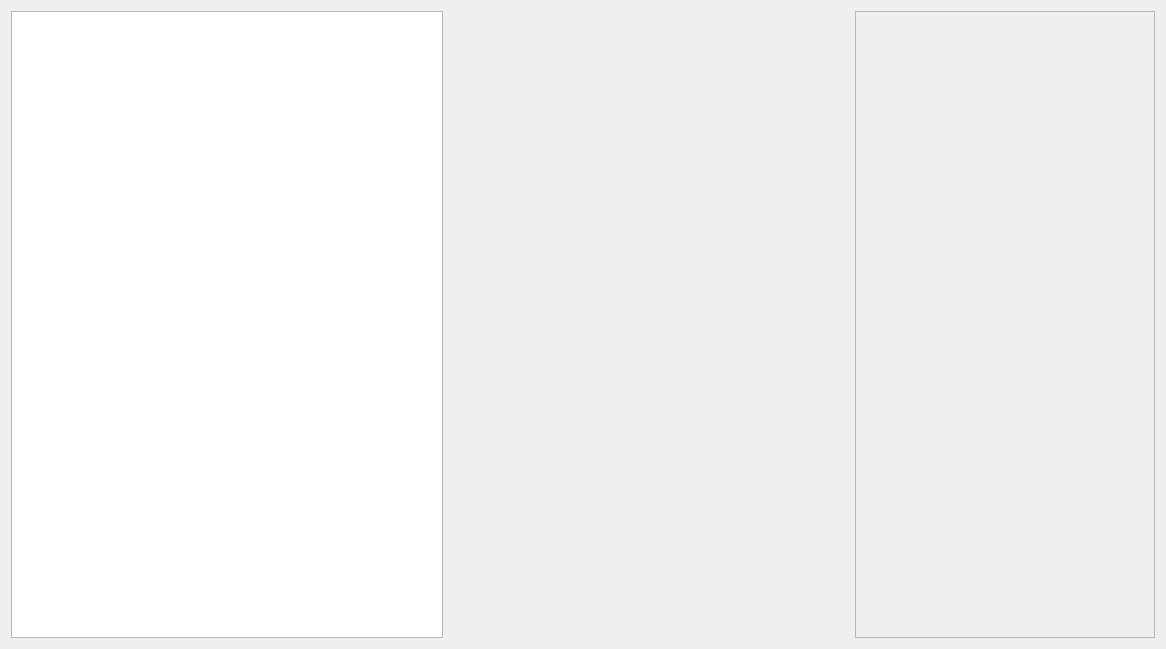
<?xml version="1.0" encoding="UTF-8"?>
<ui version="4.0">
 <class>TouchProbe</class>
 <widget class="QWidget" name="TouchProbe">
  <property name="geometry">
   <rect>
    <x>0</x>
    <y>0</y>
    <width>1166</width>
    <height>649</height>
   </rect>
  </property>
  <property name="windowTitle">
   <string>Form</string>
  </property>
  <layout class="QHBoxLayout" name="horizontalLayout">
   <item>
    <widget class="QTextEdit" name="textEdit">
     <property name="font">
      <font>
       <family>Lucida Console</family>
      </font>
     </property>
    </widget>
   </item>
   <item>
    <widget class="QLabel" name="label_Pix">
     <property name="minimumSize">
      <size>
       <width>400</width>
       <height>400</height>
      </size>
     </property>
     <property name="text">
      <string/>
     </property>
     <property name="scaledContents">
      <bool>false</bool>
     </property>
     <property name="alignment">
      <set>Qt::AlignCenter</set>
     </property>
    </widget>
   </item>
   <item>
    <widget class="QScrollArea" name="scrollArea">
     <property name="minimumSize">
      <size>
       <width>300</width>
       <height>0</height>
      </size>
     </property>
     <property name="maximumSize">
      <size>
       <width>300</width>
       <height>16777215</height>
      </size>
     </property>
     <property name="acceptDrops">
      <bool>true</bool>
     </property>
     <property name="widgetResizable">
      <bool>true</bool>
     </property>
     <widget class="TP_ScrollContent" name="scrollAreaWidgetContents">
      <property name="geometry">
       <rect>
        <x>0</x>
        <y>0</y>
        <width>298</width>
        <height>629</height>
       </rect>
      </property>
      <layout class="QVBoxLayout" name="verticalLayout_scrollArea">
       <item>
        <spacer name="verticalSpacer_ScrollContent">
         <property name="orientation">
          <enum>Qt::Vertical</enum>
         </property>
         <property name="sizeType">
          <enum>QSizePolicy::Expanding</enum>
         </property>
         <property name="sizeHint" stdset="0">
          <size>
           <width>20</width>
           <height>40</height>
          </size>
         </property>
        </spacer>
       </item>
      </layout>
     </widget>
    </widget>
   </item>
  </layout>
 </widget>
 <customwidgets>
  <customwidget>
   <class>TP_ScrollContent</class>
   <extends>QWidget</extends>
   <header>TouchProbe/tp_scrollcontent.h</header>
   <container>1</container>
  </customwidget>
 </customwidgets>
 <resources/>
 <connections/>
</ui>
